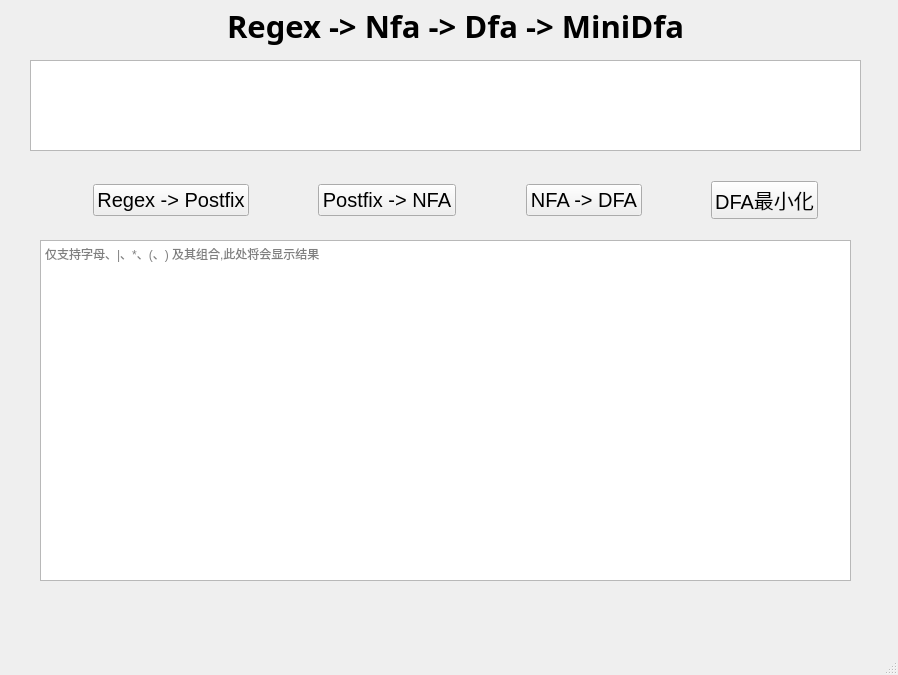
<?xml version="1.0" encoding="UTF-8"?>
<ui version="4.0">
 <class>MainWindow</class>
 <widget class="QMainWindow" name="MainWindow">
  <property name="geometry">
   <rect>
    <x>0</x>
    <y>0</y>
    <width>898</width>
    <height>675</height>
   </rect>
  </property>
  <property name="windowTitle">
   <string>MainWindow</string>
  </property>
  <widget class="QWidget" name="centralwidget">
   <widget class="QWidget" name="widget_2" native="true">
    <property name="geometry">
     <rect>
      <x>30</x>
      <y>-10</y>
      <width>851</width>
      <height>71</height>
     </rect>
    </property>
    <layout class="QHBoxLayout" name="horizontalLayout">
     <item>
      <spacer name="horizontalSpacer">
       <property name="orientation">
        <enum>Qt::Orientation::Horizontal</enum>
       </property>
       <property name="sizeHint" stdset="0">
        <size>
         <width>226</width>
         <height>20</height>
        </size>
       </property>
      </spacer>
     </item>
     <item>
      <widget class="QLabel" name="label">
       <property name="font">
        <font>
         <family>微软雅黑</family>
         <pointsize>23</pointsize>
         <bold>true</bold>
        </font>
       </property>
       <property name="text">
        <string>Regex -&gt; Nfa -&gt; Dfa -&gt; MiniDfa</string>
       </property>
      </widget>
     </item>
     <item>
      <spacer name="horizontalSpacer_2">
       <property name="orientation">
        <enum>Qt::Orientation::Horizontal</enum>
       </property>
       <property name="sizeHint" stdset="0">
        <size>
         <width>225</width>
         <height>20</height>
        </size>
       </property>
      </spacer>
     </item>
    </layout>
   </widget>
   <widget class="QPlainTextEdit" name="TxtInput">
    <property name="geometry">
     <rect>
      <x>30</x>
      <y>60</y>
      <width>831</width>
      <height>91</height>
     </rect>
    </property>
    <property name="font">
     <font>
      <family>微软雅黑</family>
      <pointsize>14</pointsize>
     </font>
    </property>
    <property name="plainText">
     <string/>
    </property>
   </widget>
   <widget class="QWidget" name="widget_3" native="true">
    <property name="geometry">
     <rect>
      <x>30</x>
      <y>170</y>
      <width>851</width>
      <height>61</height>
     </rect>
    </property>
    <layout class="QHBoxLayout" name="horizontalLayout_2">
     <item>
      <spacer name="horizontalSpacer_3">
       <property name="orientation">
        <enum>Qt::Orientation::Horizontal</enum>
       </property>
       <property name="sizeHint" stdset="0">
        <size>
         <width>148</width>
         <height>20</height>
        </size>
       </property>
      </spacer>
     </item>
     <item>
      <widget class="QPushButton" name="BtnRegex2Postfix">
       <property name="font">
        <font>
         <pointsize>15</pointsize>
        </font>
       </property>
       <property name="text">
        <string>Regex -&gt; Postfix</string>
       </property>
      </widget>
     </item>
     <item>
      <spacer name="horizontalSpacer_4">
       <property name="orientation">
        <enum>Qt::Orientation::Horizontal</enum>
       </property>
       <property name="sizeHint" stdset="0">
        <size>
         <width>148</width>
         <height>20</height>
        </size>
       </property>
      </spacer>
     </item>
     <item>
      <widget class="QPushButton" name="BtnPostfix2Nfa">
       <property name="font">
        <font>
         <pointsize>15</pointsize>
        </font>
       </property>
       <property name="text">
        <string>Postfix -&gt; NFA</string>
       </property>
      </widget>
     </item>
     <item>
      <spacer name="horizontalSpacer_9">
       <property name="orientation">
        <enum>Qt::Orientation::Horizontal</enum>
       </property>
       <property name="sizeHint" stdset="0">
        <size>
         <width>148</width>
         <height>20</height>
        </size>
       </property>
      </spacer>
     </item>
     <item>
      <widget class="QPushButton" name="BtnNfa2Dfa">
       <property name="font">
        <font>
         <pointsize>15</pointsize>
        </font>
       </property>
       <property name="text">
        <string>NFA -&gt; DFA</string>
       </property>
      </widget>
     </item>
     <item>
      <spacer name="horizontalSpacer_8">
       <property name="orientation">
        <enum>Qt::Orientation::Horizontal</enum>
       </property>
       <property name="sizeHint" stdset="0">
        <size>
         <width>148</width>
         <height>20</height>
        </size>
       </property>
      </spacer>
     </item>
     <item>
      <widget class="QPushButton" name="BtnDfa2MiniDfa">
       <property name="font">
        <font>
         <pointsize>15</pointsize>
        </font>
       </property>
       <property name="text">
        <string>DFA最小化</string>
       </property>
      </widget>
     </item>
     <item>
      <spacer name="horizontalSpacer_5">
       <property name="orientation">
        <enum>Qt::Orientation::Horizontal</enum>
       </property>
       <property name="sizeHint" stdset="0">
        <size>
         <width>148</width>
         <height>20</height>
        </size>
       </property>
      </spacer>
     </item>
    </layout>
   </widget>
   <widget class="QTableWidget" name="TblOutput">
    <property name="geometry">
     <rect>
      <x>40</x>
      <y>240</y>
      <width>801</width>
      <height>341</height>
     </rect>
    </property>
   </widget>
   <widget class="QPlainTextEdit" name="TxtOutput">
    <property name="geometry">
     <rect>
      <x>40</x>
      <y>240</y>
      <width>811</width>
      <height>341</height>
     </rect>
    </property>
    <property name="documentTitle">
     <string/>
    </property>
    <property name="readOnly">
     <bool>true</bool>
    </property>
    <property name="placeholderText">
     <string>仅支持字母、|、*、(、) 及其组合,此处将会显示结果</string>
    </property>
   </widget>
  </widget>
  <widget class="QMenuBar" name="menubar">
   <property name="geometry">
    <rect>
     <x>0</x>
     <y>0</y>
     <width>898</width>
     <height>24</height>
    </rect>
   </property>
  </widget>
  <widget class="QStatusBar" name="statusbar"/>
 </widget>
 <resources/>
 <connections/>
</ui>
